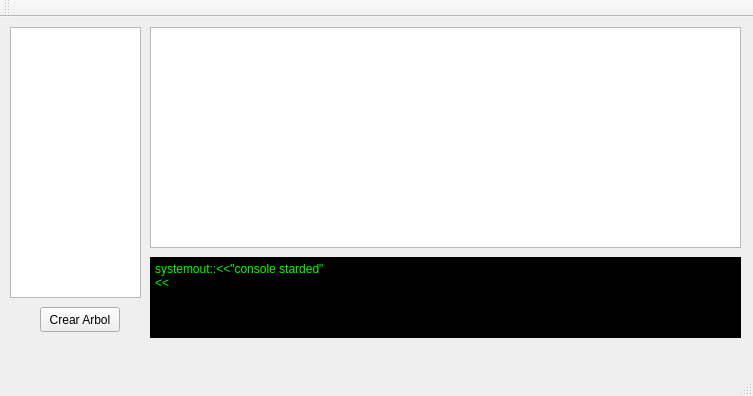
<?xml version="1.0" encoding="UTF-8"?>
<ui version="4.0">
 <class>MainWindow</class>
 <widget class="QMainWindow" name="MainWindow">
  <property name="geometry">
   <rect>
    <x>0</x>
    <y>0</y>
    <width>753</width>
    <height>396</height>
   </rect>
  </property>
  <property name="windowTitle">
   <string>MainWindow</string>
  </property>
  <widget class="QWidget" name="centralWidget">
   <widget class="QTextEdit" name="textEdit">
    <property name="geometry">
     <rect>
      <x>150</x>
      <y>10</y>
      <width>591</width>
      <height>221</height>
     </rect>
    </property>
   </widget>
   <widget class="QPushButton" name="pushButton">
    <property name="geometry">
     <rect>
      <x>40</x>
      <y>290</y>
      <width>80</width>
      <height>25</height>
     </rect>
    </property>
    <property name="text">
     <string>Crear Arbol</string>
    </property>
   </widget>
   <widget class="QTextEdit" name="txtConsola">
    <property name="geometry">
     <rect>
      <x>150</x>
      <y>240</y>
      <width>591</width>
      <height>81</height>
     </rect>
    </property>
    <property name="palette">
     <palette>
      <active>
       <colorrole role="WindowText">
        <brush brushstyle="SolidPattern">
         <color alpha="255">
          <red>255</red>
          <green>255</green>
          <blue>255</blue>
         </color>
        </brush>
       </colorrole>
       <colorrole role="Button">
        <brush brushstyle="SolidPattern">
         <color alpha="255">
          <red>0</red>
          <green>0</green>
          <blue>0</blue>
         </color>
        </brush>
       </colorrole>
       <colorrole role="Light">
        <brush brushstyle="SolidPattern">
         <color alpha="255">
          <red>0</red>
          <green>0</green>
          <blue>0</blue>
         </color>
        </brush>
       </colorrole>
       <colorrole role="Midlight">
        <brush brushstyle="SolidPattern">
         <color alpha="255">
          <red>0</red>
          <green>0</green>
          <blue>0</blue>
         </color>
        </brush>
       </colorrole>
       <colorrole role="Dark">
        <brush brushstyle="SolidPattern">
         <color alpha="255">
          <red>0</red>
          <green>0</green>
          <blue>0</blue>
         </color>
        </brush>
       </colorrole>
       <colorrole role="Mid">
        <brush brushstyle="SolidPattern">
         <color alpha="255">
          <red>0</red>
          <green>0</green>
          <blue>0</blue>
         </color>
        </brush>
       </colorrole>
       <colorrole role="Text">
        <brush brushstyle="SolidPattern">
         <color alpha="255">
          <red>0</red>
          <green>255</green>
          <blue>0</blue>
         </color>
        </brush>
       </colorrole>
       <colorrole role="BrightText">
        <brush brushstyle="SolidPattern">
         <color alpha="255">
          <red>255</red>
          <green>255</green>
          <blue>255</blue>
         </color>
        </brush>
       </colorrole>
       <colorrole role="ButtonText">
        <brush brushstyle="SolidPattern">
         <color alpha="255">
          <red>255</red>
          <green>255</green>
          <blue>255</blue>
         </color>
        </brush>
       </colorrole>
       <colorrole role="Base">
        <brush brushstyle="SolidPattern">
         <color alpha="255">
          <red>0</red>
          <green>0</green>
          <blue>0</blue>
         </color>
        </brush>
       </colorrole>
       <colorrole role="Window">
        <brush brushstyle="SolidPattern">
         <color alpha="255">
          <red>0</red>
          <green>0</green>
          <blue>0</blue>
         </color>
        </brush>
       </colorrole>
       <colorrole role="Shadow">
        <brush brushstyle="SolidPattern">
         <color alpha="255">
          <red>0</red>
          <green>0</green>
          <blue>0</blue>
         </color>
        </brush>
       </colorrole>
       <colorrole role="AlternateBase">
        <brush brushstyle="SolidPattern">
         <color alpha="255">
          <red>0</red>
          <green>0</green>
          <blue>0</blue>
         </color>
        </brush>
       </colorrole>
       <colorrole role="ToolTipBase">
        <brush brushstyle="SolidPattern">
         <color alpha="255">
          <red>255</red>
          <green>255</green>
          <blue>220</blue>
         </color>
        </brush>
       </colorrole>
       <colorrole role="ToolTipText">
        <brush brushstyle="SolidPattern">
         <color alpha="255">
          <red>0</red>
          <green>0</green>
          <blue>0</blue>
         </color>
        </brush>
       </colorrole>
      </active>
      <inactive>
       <colorrole role="WindowText">
        <brush brushstyle="SolidPattern">
         <color alpha="255">
          <red>255</red>
          <green>255</green>
          <blue>255</blue>
         </color>
        </brush>
       </colorrole>
       <colorrole role="Button">
        <brush brushstyle="SolidPattern">
         <color alpha="255">
          <red>0</red>
          <green>0</green>
          <blue>0</blue>
         </color>
        </brush>
       </colorrole>
       <colorrole role="Light">
        <brush brushstyle="SolidPattern">
         <color alpha="255">
          <red>0</red>
          <green>0</green>
          <blue>0</blue>
         </color>
        </brush>
       </colorrole>
       <colorrole role="Midlight">
        <brush brushstyle="SolidPattern">
         <color alpha="255">
          <red>0</red>
          <green>0</green>
          <blue>0</blue>
         </color>
        </brush>
       </colorrole>
       <colorrole role="Dark">
        <brush brushstyle="SolidPattern">
         <color alpha="255">
          <red>0</red>
          <green>0</green>
          <blue>0</blue>
         </color>
        </brush>
       </colorrole>
       <colorrole role="Mid">
        <brush brushstyle="SolidPattern">
         <color alpha="255">
          <red>0</red>
          <green>0</green>
          <blue>0</blue>
         </color>
        </brush>
       </colorrole>
       <colorrole role="Text">
        <brush brushstyle="SolidPattern">
         <color alpha="255">
          <red>0</red>
          <green>255</green>
          <blue>0</blue>
         </color>
        </brush>
       </colorrole>
       <colorrole role="BrightText">
        <brush brushstyle="SolidPattern">
         <color alpha="255">
          <red>255</red>
          <green>255</green>
          <blue>255</blue>
         </color>
        </brush>
       </colorrole>
       <colorrole role="ButtonText">
        <brush brushstyle="SolidPattern">
         <color alpha="255">
          <red>255</red>
          <green>255</green>
          <blue>255</blue>
         </color>
        </brush>
       </colorrole>
       <colorrole role="Base">
        <brush brushstyle="SolidPattern">
         <color alpha="255">
          <red>0</red>
          <green>0</green>
          <blue>0</blue>
         </color>
        </brush>
       </colorrole>
       <colorrole role="Window">
        <brush brushstyle="SolidPattern">
         <color alpha="255">
          <red>0</red>
          <green>0</green>
          <blue>0</blue>
         </color>
        </brush>
       </colorrole>
       <colorrole role="Shadow">
        <brush brushstyle="SolidPattern">
         <color alpha="255">
          <red>0</red>
          <green>0</green>
          <blue>0</blue>
         </color>
        </brush>
       </colorrole>
       <colorrole role="AlternateBase">
        <brush brushstyle="SolidPattern">
         <color alpha="255">
          <red>0</red>
          <green>0</green>
          <blue>0</blue>
         </color>
        </brush>
       </colorrole>
       <colorrole role="ToolTipBase">
        <brush brushstyle="SolidPattern">
         <color alpha="255">
          <red>255</red>
          <green>255</green>
          <blue>220</blue>
         </color>
        </brush>
       </colorrole>
       <colorrole role="ToolTipText">
        <brush brushstyle="SolidPattern">
         <color alpha="255">
          <red>0</red>
          <green>0</green>
          <blue>0</blue>
         </color>
        </brush>
       </colorrole>
      </inactive>
      <disabled>
       <colorrole role="WindowText">
        <brush brushstyle="SolidPattern">
         <color alpha="255">
          <red>0</red>
          <green>0</green>
          <blue>0</blue>
         </color>
        </brush>
       </colorrole>
       <colorrole role="Button">
        <brush brushstyle="SolidPattern">
         <color alpha="255">
          <red>0</red>
          <green>0</green>
          <blue>0</blue>
         </color>
        </brush>
       </colorrole>
       <colorrole role="Light">
        <brush brushstyle="SolidPattern">
         <color alpha="255">
          <red>0</red>
          <green>0</green>
          <blue>0</blue>
         </color>
        </brush>
       </colorrole>
       <colorrole role="Midlight">
        <brush brushstyle="SolidPattern">
         <color alpha="255">
          <red>0</red>
          <green>0</green>
          <blue>0</blue>
         </color>
        </brush>
       </colorrole>
       <colorrole role="Dark">
        <brush brushstyle="SolidPattern">
         <color alpha="255">
          <red>0</red>
          <green>0</green>
          <blue>0</blue>
         </color>
        </brush>
       </colorrole>
       <colorrole role="Mid">
        <brush brushstyle="SolidPattern">
         <color alpha="255">
          <red>0</red>
          <green>0</green>
          <blue>0</blue>
         </color>
        </brush>
       </colorrole>
       <colorrole role="Text">
        <brush brushstyle="SolidPattern">
         <color alpha="255">
          <red>0</red>
          <green>0</green>
          <blue>0</blue>
         </color>
        </brush>
       </colorrole>
       <colorrole role="BrightText">
        <brush brushstyle="SolidPattern">
         <color alpha="255">
          <red>255</red>
          <green>255</green>
          <blue>255</blue>
         </color>
        </brush>
       </colorrole>
       <colorrole role="ButtonText">
        <brush brushstyle="SolidPattern">
         <color alpha="255">
          <red>0</red>
          <green>0</green>
          <blue>0</blue>
         </color>
        </brush>
       </colorrole>
       <colorrole role="Base">
        <brush brushstyle="SolidPattern">
         <color alpha="255">
          <red>0</red>
          <green>0</green>
          <blue>0</blue>
         </color>
        </brush>
       </colorrole>
       <colorrole role="Window">
        <brush brushstyle="SolidPattern">
         <color alpha="255">
          <red>0</red>
          <green>0</green>
          <blue>0</blue>
         </color>
        </brush>
       </colorrole>
       <colorrole role="Shadow">
        <brush brushstyle="SolidPattern">
         <color alpha="255">
          <red>0</red>
          <green>0</green>
          <blue>0</blue>
         </color>
        </brush>
       </colorrole>
       <colorrole role="AlternateBase">
        <brush brushstyle="SolidPattern">
         <color alpha="255">
          <red>0</red>
          <green>0</green>
          <blue>0</blue>
         </color>
        </brush>
       </colorrole>
       <colorrole role="ToolTipBase">
        <brush brushstyle="SolidPattern">
         <color alpha="255">
          <red>255</red>
          <green>255</green>
          <blue>220</blue>
         </color>
        </brush>
       </colorrole>
       <colorrole role="ToolTipText">
        <brush brushstyle="SolidPattern">
         <color alpha="255">
          <red>0</red>
          <green>0</green>
          <blue>0</blue>
         </color>
        </brush>
       </colorrole>
      </disabled>
     </palette>
    </property>
    <property name="frameShape">
     <enum>QFrame::Panel</enum>
    </property>
    <property name="html">
     <string>&lt;!DOCTYPE HTML PUBLIC &quot;-//W3C//DTD HTML 4.0//EN&quot; &quot;http://www.w3.org/TR/REC-html40/strict.dtd&quot;&gt;
&lt;html&gt;&lt;head&gt;&lt;meta name=&quot;qrichtext&quot; content=&quot;1&quot; /&gt;&lt;style type=&quot;text/css&quot;&gt;
p, li { white-space: pre-wrap; }
&lt;/style&gt;&lt;/head&gt;&lt;body style=&quot; font-family:'Sans Serif'; font-size:9pt; font-weight:400; font-style:normal;&quot;&gt;
&lt;p style=&quot; margin-top:0px; margin-bottom:0px; margin-left:0px; margin-right:0px; -qt-block-indent:0; text-indent:0px;&quot;&gt;systemout::&amp;lt;&amp;lt;&amp;quot;console starded&amp;quot;&lt;/p&gt;
&lt;p style=&quot; margin-top:0px; margin-bottom:0px; margin-left:0px; margin-right:0px; -qt-block-indent:0; text-indent:0px;&quot;&gt;&amp;lt;&amp;lt;&lt;/p&gt;
&lt;p style=&quot;-qt-paragraph-type:empty; margin-top:0px; margin-bottom:0px; margin-left:0px; margin-right:0px; -qt-block-indent:0; text-indent:0px;&quot;&gt;&lt;br /&gt;&lt;/p&gt;&lt;/body&gt;&lt;/html&gt;</string>
    </property>
   </widget>
   <widget class="QTreeView" name="treeView">
    <property name="geometry">
     <rect>
      <x>10</x>
      <y>10</y>
      <width>131</width>
      <height>271</height>
     </rect>
    </property>
   </widget>
  </widget>
  <widget class="QMenuBar" name="menuBar">
   <property name="geometry">
    <rect>
     <x>0</x>
     <y>0</y>
     <width>753</width>
     <height>22</height>
    </rect>
   </property>
  </widget>
  <widget class="QToolBar" name="mainToolBar">
   <attribute name="toolBarArea">
    <enum>TopToolBarArea</enum>
   </attribute>
   <attribute name="toolBarBreak">
    <bool>false</bool>
   </attribute>
  </widget>
  <widget class="QStatusBar" name="statusBar"/>
 </widget>
 <layoutdefault spacing="6" margin="11"/>
 <resources/>
 <connections/>
</ui>
